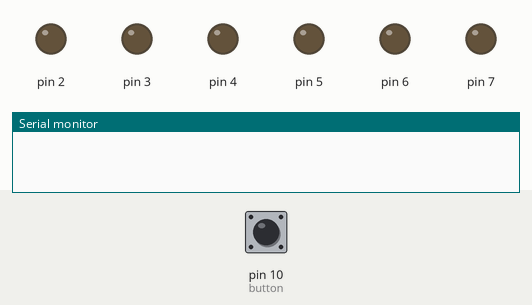
A sketch run on a simulated Arduino Uno, built with avr-gcc and run on an emulated ATmega328P. Shown: output pins drawn as LEDs (lit = HIGH), the last lines printed to the serial monitor. The test bench sets the inputs (shaded band); at power-on: pin 10 (button) HIGH. Pins used as bus, display or sensor lines are not drawn.

Above: at 1.2 s.
1.3 s: pin 10 (button) pulled LOW for 0.15 s
At 1.9 s:
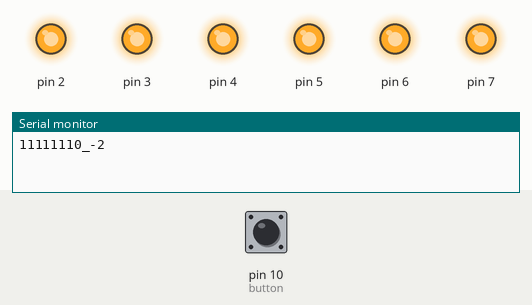
2.9 s: pin 10 (button) pulsed LOW 2 times (0.12 s each, 0.3 s apart)
At 3.5 s:
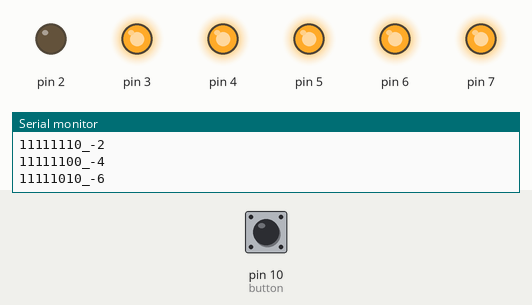
5.0 s: pin 10 (button) pulsed LOW 5 times (0.12 s each, 0.3 s apart)
At 6.6 s:
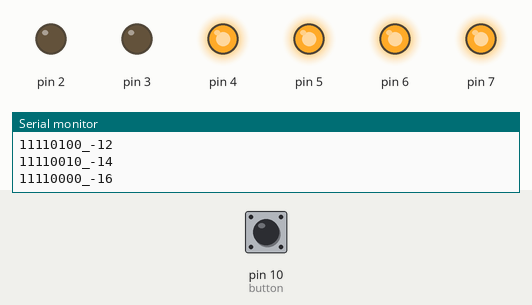
8.0 s: pin 10 (button) pulled LOW for 1 s
At 8.4 s:
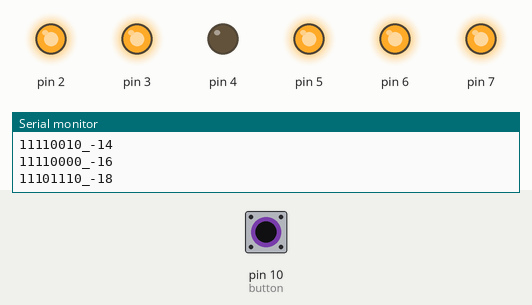
Timing chart, 0 to 11.0 s (numbered marks = the images above; inputs shaded):
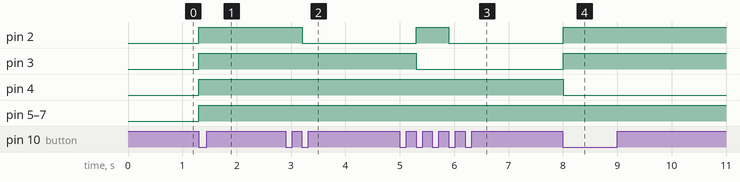

Measured:
- after the input at 1.3 s, pin 2–7: LOW → HIGH at once
- after the input at 2.9 s, pin 2: HIGH → LOW after 0.31 s
- after the input at 5.0 s, pin 2: LOW → HIGH after 0.30 s, → LOW 0.60 s later; pin 3: HIGH → LOW after 0.30 s
- after the input at 8.0 s, pin 2, pin 3: LOW → HIGH at once; pin 4: HIGH → LOW at once

The sketch:

__________________4.ino
```cpp
//Створити програму для роботи лічильника з фіксованим початковим значенням (Декрементний -2 в двійково-десятковому форматі)

const int button = 10;
int count = 0;
int button_old = 1;
void setup() {
  DDRD = DDRD | B11111111;
  Serial.begin(9600);
  pinMode(button, INPUT_PULLUP);
}
void loop() {
  if ((digitalRead(button)==LOW)&&(button_old==1))
  {
    if(count>248) count=0;
    count = count - 2 ;
    PORTD = count;
    String pt = "_";
    Serial.print(PORTD,BIN);
    Serial.println(pt+count);
  }
  button_old = digitalRead(button);
  delay(10);
}
```
